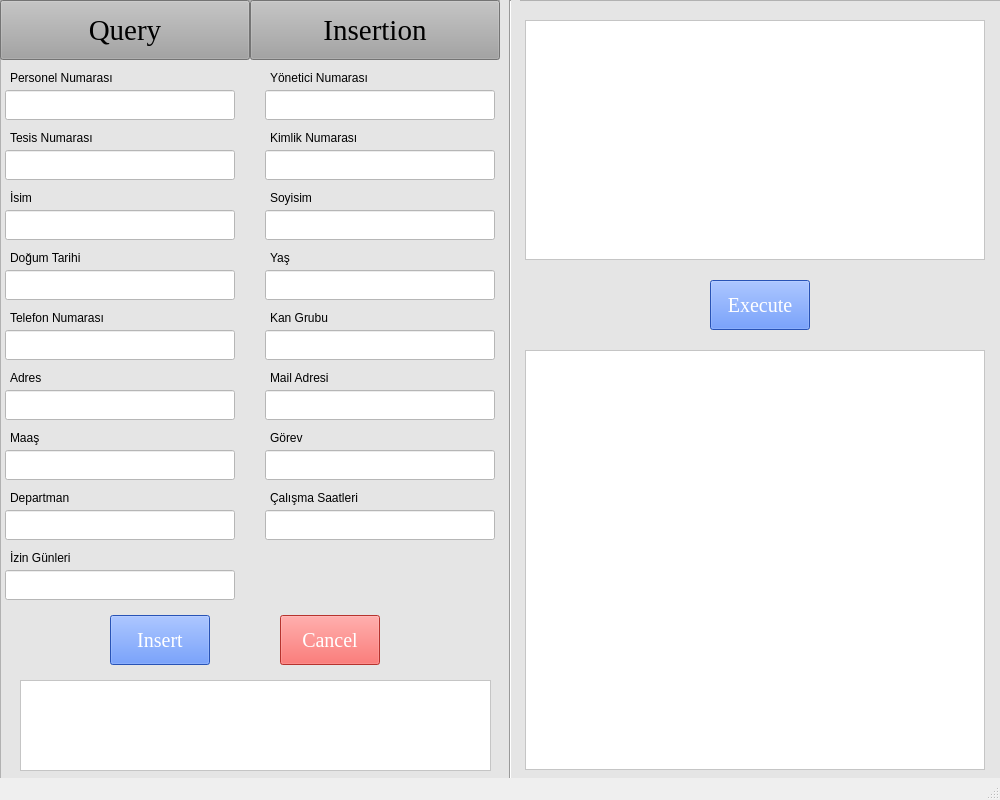
<?xml version="1.0" encoding="UTF-8"?>
<ui version="4.0">
 <class>MainWindow</class>
 <widget class="QMainWindow" name="MainWindow">
  <property name="geometry">
   <rect>
    <x>0</x>
    <y>0</y>
    <width>1000</width>
    <height>800</height>
   </rect>
  </property>
  <property name="windowTitle">
   <string>MainWindow</string>
  </property>
  <widget class="QWidget" name="centralwidget">
   <widget class="QFrame" name="frame_4">
    <property name="geometry">
     <rect>
      <x>0</x>
      <y>0</y>
      <width>1001</width>
      <height>800</height>
     </rect>
    </property>
    <property name="styleSheet">
     <string notr="true">background-color: rgb(229, 229, 229);</string>
    </property>
    <property name="frameShape">
     <enum>QFrame::StyledPanel</enum>
    </property>
    <property name="frameShadow">
     <enum>QFrame::Raised</enum>
    </property>
    <widget class="QPushButton" name="pushButton">
     <property name="geometry">
      <rect>
       <x>0</x>
       <y>0</y>
       <width>250</width>
       <height>60</height>
      </rect>
     </property>
     <property name="font">
      <font>
       <family>Times New Roman</family>
       <pointsize>22</pointsize>
      </font>
     </property>
     <property name="styleSheet">
      <string notr="true">background-color: rgb(163, 163, 163);</string>
     </property>
     <property name="text">
      <string>Query</string>
     </property>
    </widget>
    <widget class="QPushButton" name="pushButton_2">
     <property name="geometry">
      <rect>
       <x>250</x>
       <y>0</y>
       <width>250</width>
       <height>60</height>
      </rect>
     </property>
     <property name="font">
      <font>
       <family>Times New Roman</family>
       <pointsize>22</pointsize>
      </font>
     </property>
     <property name="styleSheet">
      <string notr="true">background-color: rgb(163, 163, 163);</string>
     </property>
     <property name="text">
      <string>Insertion</string>
     </property>
    </widget>
    <widget class="QTextEdit" name="textEdit">
     <property name="geometry">
      <rect>
       <x>525</x>
       <y>20</y>
       <width>460</width>
       <height>240</height>
      </rect>
     </property>
     <property name="styleSheet">
      <string notr="true">background-color: rgb(255, 255, 255);</string>
     </property>
    </widget>
    <widget class="QPushButton" name="pushButton_5">
     <property name="geometry">
      <rect>
       <x>710</x>
       <y>280</y>
       <width>100</width>
       <height>50</height>
      </rect>
     </property>
     <property name="palette">
      <palette>
       <active>
        <colorrole role="WindowText">
         <brush brushstyle="SolidPattern">
          <color alpha="255">
           <red>255</red>
           <green>255</green>
           <blue>255</blue>
          </color>
         </brush>
        </colorrole>
        <colorrole role="Button">
         <brush brushstyle="SolidPattern">
          <color alpha="255">
           <red>56</red>
           <green>116</green>
           <blue>255</blue>
          </color>
         </brush>
        </colorrole>
        <colorrole role="Light">
         <brush brushstyle="SolidPattern">
          <color alpha="255">
           <red>51</red>
           <green>133</green>
           <blue>255</blue>
          </color>
         </brush>
        </colorrole>
        <colorrole role="Text">
         <brush brushstyle="SolidPattern">
          <color alpha="255">
           <red>255</red>
           <green>255</green>
           <blue>255</blue>
          </color>
         </brush>
        </colorrole>
        <colorrole role="ButtonText">
         <brush brushstyle="SolidPattern">
          <color alpha="255">
           <red>255</red>
           <green>255</green>
           <blue>255</blue>
          </color>
         </brush>
        </colorrole>
        <colorrole role="Base">
         <brush brushstyle="SolidPattern">
          <color alpha="255">
           <red>56</red>
           <green>116</green>
           <blue>255</blue>
          </color>
         </brush>
        </colorrole>
        <colorrole role="Window">
         <brush brushstyle="SolidPattern">
          <color alpha="255">
           <red>56</red>
           <green>116</green>
           <blue>255</blue>
          </color>
         </brush>
        </colorrole>
       </active>
       <inactive>
        <colorrole role="WindowText">
         <brush brushstyle="SolidPattern">
          <color alpha="255">
           <red>255</red>
           <green>255</green>
           <blue>255</blue>
          </color>
         </brush>
        </colorrole>
        <colorrole role="Button">
         <brush brushstyle="SolidPattern">
          <color alpha="255">
           <red>56</red>
           <green>116</green>
           <blue>255</blue>
          </color>
         </brush>
        </colorrole>
        <colorrole role="Light">
         <brush brushstyle="SolidPattern">
          <color alpha="255">
           <red>51</red>
           <green>133</green>
           <blue>255</blue>
          </color>
         </brush>
        </colorrole>
        <colorrole role="Text">
         <brush brushstyle="SolidPattern">
          <color alpha="255">
           <red>255</red>
           <green>255</green>
           <blue>255</blue>
          </color>
         </brush>
        </colorrole>
        <colorrole role="ButtonText">
         <brush brushstyle="SolidPattern">
          <color alpha="255">
           <red>255</red>
           <green>255</green>
           <blue>255</blue>
          </color>
         </brush>
        </colorrole>
        <colorrole role="Base">
         <brush brushstyle="SolidPattern">
          <color alpha="255">
           <red>56</red>
           <green>116</green>
           <blue>255</blue>
          </color>
         </brush>
        </colorrole>
        <colorrole role="Window">
         <brush brushstyle="SolidPattern">
          <color alpha="255">
           <red>56</red>
           <green>116</green>
           <blue>255</blue>
          </color>
         </brush>
        </colorrole>
       </inactive>
       <disabled>
        <colorrole role="WindowText">
         <brush brushstyle="SolidPattern">
          <color alpha="255">
           <red>255</red>
           <green>255</green>
           <blue>255</blue>
          </color>
         </brush>
        </colorrole>
        <colorrole role="Button">
         <brush brushstyle="SolidPattern">
          <color alpha="255">
           <red>56</red>
           <green>116</green>
           <blue>255</blue>
          </color>
         </brush>
        </colorrole>
        <colorrole role="Light">
         <brush brushstyle="SolidPattern">
          <color alpha="255">
           <red>51</red>
           <green>133</green>
           <blue>255</blue>
          </color>
         </brush>
        </colorrole>
        <colorrole role="Text">
         <brush brushstyle="SolidPattern">
          <color alpha="255">
           <red>255</red>
           <green>255</green>
           <blue>255</blue>
          </color>
         </brush>
        </colorrole>
        <colorrole role="ButtonText">
         <brush brushstyle="SolidPattern">
          <color alpha="255">
           <red>255</red>
           <green>255</green>
           <blue>255</blue>
          </color>
         </brush>
        </colorrole>
        <colorrole role="Base">
         <brush brushstyle="SolidPattern">
          <color alpha="255">
           <red>56</red>
           <green>116</green>
           <blue>255</blue>
          </color>
         </brush>
        </colorrole>
        <colorrole role="Window">
         <brush brushstyle="SolidPattern">
          <color alpha="255">
           <red>56</red>
           <green>116</green>
           <blue>255</blue>
          </color>
         </brush>
        </colorrole>
       </disabled>
      </palette>
     </property>
     <property name="font">
      <font>
       <family>Times New Roman</family>
       <pointsize>15</pointsize>
      </font>
     </property>
     <property name="styleSheet">
      <string notr="true">background-color: rgb(56, 116, 255);
color: rgb(255, 255, 255);</string>
     </property>
     <property name="text">
      <string>Execute</string>
     </property>
    </widget>
    <widget class="QTextEdit" name="textEdit_2">
     <property name="geometry">
      <rect>
       <x>525</x>
       <y>350</y>
       <width>460</width>
       <height>420</height>
      </rect>
     </property>
     <property name="styleSheet">
      <string notr="true">background-color: rgb(255, 255, 255);</string>
     </property>
     <property name="readOnly">
      <bool>true</bool>
     </property>
    </widget>
    <widget class="Line" name="line_4">
     <property name="geometry">
      <rect>
       <x>500</x>
       <y>0</y>
       <width>20</width>
       <height>811</height>
      </rect>
     </property>
     <property name="orientation">
      <enum>Qt::Vertical</enum>
     </property>
    </widget>
    <widget class="QLineEdit" name="lineEdit">
     <property name="geometry">
      <rect>
       <x>5</x>
       <y>90</y>
       <width>230</width>
       <height>30</height>
      </rect>
     </property>
     <property name="styleSheet">
      <string notr="true">background-color: rgb(255, 255, 255);</string>
     </property>
     <property name="text">
      <string/>
     </property>
    </widget>
    <widget class="QLineEdit" name="lineEdit_2">
     <property name="geometry">
      <rect>
       <x>265</x>
       <y>90</y>
       <width>230</width>
       <height>30</height>
      </rect>
     </property>
     <property name="styleSheet">
      <string notr="true">background-color: rgb(255, 255, 255);</string>
     </property>
     <property name="text">
      <string/>
     </property>
    </widget>
    <widget class="QLineEdit" name="lineEdit_3">
     <property name="geometry">
      <rect>
       <x>5</x>
       <y>150</y>
       <width>230</width>
       <height>30</height>
      </rect>
     </property>
     <property name="styleSheet">
      <string notr="true">background-color: rgb(255, 255, 255);</string>
     </property>
     <property name="text">
      <string/>
     </property>
    </widget>
    <widget class="QLineEdit" name="lineEdit_5">
     <property name="geometry">
      <rect>
       <x>5</x>
       <y>210</y>
       <width>230</width>
       <height>30</height>
      </rect>
     </property>
     <property name="styleSheet">
      <string notr="true">background-color: rgb(255, 255, 255);</string>
     </property>
     <property name="text">
      <string/>
     </property>
    </widget>
    <widget class="QLineEdit" name="lineEdit_7">
     <property name="geometry">
      <rect>
       <x>5</x>
       <y>270</y>
       <width>230</width>
       <height>30</height>
      </rect>
     </property>
     <property name="styleSheet">
      <string notr="true">background-color: rgb(255, 255, 255);</string>
     </property>
     <property name="text">
      <string/>
     </property>
    </widget>
    <widget class="QLineEdit" name="lineEdit_9">
     <property name="geometry">
      <rect>
       <x>5</x>
       <y>330</y>
       <width>230</width>
       <height>30</height>
      </rect>
     </property>
     <property name="styleSheet">
      <string notr="true">background-color: rgb(255, 255, 255);</string>
     </property>
     <property name="text">
      <string/>
     </property>
    </widget>
    <widget class="QLineEdit" name="lineEdit_11">
     <property name="geometry">
      <rect>
       <x>5</x>
       <y>390</y>
       <width>230</width>
       <height>30</height>
      </rect>
     </property>
     <property name="styleSheet">
      <string notr="true">background-color: rgb(255, 255, 255);</string>
     </property>
     <property name="text">
      <string/>
     </property>
    </widget>
    <widget class="QLineEdit" name="lineEdit_4">
     <property name="geometry">
      <rect>
       <x>265</x>
       <y>150</y>
       <width>230</width>
       <height>30</height>
      </rect>
     </property>
     <property name="styleSheet">
      <string notr="true">background-color: rgb(255, 255, 255);</string>
     </property>
     <property name="text">
      <string/>
     </property>
    </widget>
    <widget class="QLineEdit" name="lineEdit_6">
     <property name="geometry">
      <rect>
       <x>265</x>
       <y>210</y>
       <width>230</width>
       <height>30</height>
      </rect>
     </property>
     <property name="styleSheet">
      <string notr="true">background-color: rgb(255, 255, 255);</string>
     </property>
     <property name="text">
      <string/>
     </property>
    </widget>
    <widget class="QLineEdit" name="lineEdit_8">
     <property name="geometry">
      <rect>
       <x>265</x>
       <y>270</y>
       <width>230</width>
       <height>30</height>
      </rect>
     </property>
     <property name="styleSheet">
      <string notr="true">background-color: rgb(255, 255, 255);</string>
     </property>
     <property name="text">
      <string/>
     </property>
    </widget>
    <widget class="QLineEdit" name="lineEdit_10">
     <property name="geometry">
      <rect>
       <x>265</x>
       <y>330</y>
       <width>230</width>
       <height>30</height>
      </rect>
     </property>
     <property name="styleSheet">
      <string notr="true">background-color: rgb(255, 255, 255);</string>
     </property>
     <property name="text">
      <string/>
     </property>
    </widget>
    <widget class="QLineEdit" name="lineEdit_12">
     <property name="geometry">
      <rect>
       <x>265</x>
       <y>390</y>
       <width>230</width>
       <height>30</height>
      </rect>
     </property>
     <property name="styleSheet">
      <string notr="true">background-color: rgb(255, 255, 255);</string>
     </property>
     <property name="text">
      <string/>
     </property>
    </widget>
    <widget class="QLabel" name="label_13">
     <property name="geometry">
      <rect>
       <x>10</x>
       <y>70</y>
       <width>111</width>
       <height>16</height>
      </rect>
     </property>
     <property name="text">
      <string>Personel Numarası</string>
     </property>
    </widget>
    <widget class="QLabel" name="label_14">
     <property name="geometry">
      <rect>
       <x>270</x>
       <y>70</y>
       <width>111</width>
       <height>16</height>
      </rect>
     </property>
     <property name="text">
      <string>Yönetici Numarası</string>
     </property>
    </widget>
    <widget class="QLabel" name="label_15">
     <property name="geometry">
      <rect>
       <x>10</x>
       <y>130</y>
       <width>111</width>
       <height>16</height>
      </rect>
     </property>
     <property name="text">
      <string>Tesis Numarası</string>
     </property>
    </widget>
    <widget class="QLabel" name="label_16">
     <property name="geometry">
      <rect>
       <x>270</x>
       <y>130</y>
       <width>111</width>
       <height>16</height>
      </rect>
     </property>
     <property name="text">
      <string>Kimlik Numarası</string>
     </property>
    </widget>
    <widget class="QLabel" name="label_17">
     <property name="geometry">
      <rect>
       <x>10</x>
       <y>190</y>
       <width>111</width>
       <height>16</height>
      </rect>
     </property>
     <property name="text">
      <string>İsim</string>
     </property>
    </widget>
    <widget class="QLabel" name="label_18">
     <property name="geometry">
      <rect>
       <x>270</x>
       <y>190</y>
       <width>111</width>
       <height>16</height>
      </rect>
     </property>
     <property name="text">
      <string>Soyisim</string>
     </property>
    </widget>
    <widget class="QLabel" name="label_19">
     <property name="geometry">
      <rect>
       <x>10</x>
       <y>250</y>
       <width>111</width>
       <height>16</height>
      </rect>
     </property>
     <property name="text">
      <string>Doğum Tarihi</string>
     </property>
    </widget>
    <widget class="QLabel" name="label_20">
     <property name="geometry">
      <rect>
       <x>270</x>
       <y>250</y>
       <width>111</width>
       <height>16</height>
      </rect>
     </property>
     <property name="text">
      <string>Yaş</string>
     </property>
    </widget>
    <widget class="QLabel" name="label_21">
     <property name="geometry">
      <rect>
       <x>10</x>
       <y>310</y>
       <width>111</width>
       <height>16</height>
      </rect>
     </property>
     <property name="text">
      <string>Telefon Numarası</string>
     </property>
    </widget>
    <widget class="QLabel" name="label_22">
     <property name="geometry">
      <rect>
       <x>270</x>
       <y>310</y>
       <width>111</width>
       <height>16</height>
      </rect>
     </property>
     <property name="text">
      <string>Kan Grubu</string>
     </property>
    </widget>
    <widget class="QLabel" name="label_23">
     <property name="geometry">
      <rect>
       <x>10</x>
       <y>370</y>
       <width>111</width>
       <height>16</height>
      </rect>
     </property>
     <property name="text">
      <string>Adres</string>
     </property>
    </widget>
    <widget class="QLabel" name="label_24">
     <property name="geometry">
      <rect>
       <x>270</x>
       <y>370</y>
       <width>111</width>
       <height>16</height>
      </rect>
     </property>
     <property name="text">
      <string>Mail Adresi</string>
     </property>
    </widget>
    <widget class="QPushButton" name="pushButton_3">
     <property name="geometry">
      <rect>
       <x>110</x>
       <y>615</y>
       <width>100</width>
       <height>50</height>
      </rect>
     </property>
     <property name="palette">
      <palette>
       <active>
        <colorrole role="WindowText">
         <brush brushstyle="SolidPattern">
          <color alpha="255">
           <red>255</red>
           <green>255</green>
           <blue>255</blue>
          </color>
         </brush>
        </colorrole>
        <colorrole role="Button">
         <brush brushstyle="SolidPattern">
          <color alpha="255">
           <red>56</red>
           <green>116</green>
           <blue>255</blue>
          </color>
         </brush>
        </colorrole>
        <colorrole role="Light">
         <brush brushstyle="SolidPattern">
          <color alpha="255">
           <red>51</red>
           <green>133</green>
           <blue>255</blue>
          </color>
         </brush>
        </colorrole>
        <colorrole role="Text">
         <brush brushstyle="SolidPattern">
          <color alpha="255">
           <red>255</red>
           <green>255</green>
           <blue>255</blue>
          </color>
         </brush>
        </colorrole>
        <colorrole role="ButtonText">
         <brush brushstyle="SolidPattern">
          <color alpha="255">
           <red>255</red>
           <green>255</green>
           <blue>255</blue>
          </color>
         </brush>
        </colorrole>
        <colorrole role="Base">
         <brush brushstyle="SolidPattern">
          <color alpha="255">
           <red>56</red>
           <green>116</green>
           <blue>255</blue>
          </color>
         </brush>
        </colorrole>
        <colorrole role="Window">
         <brush brushstyle="SolidPattern">
          <color alpha="255">
           <red>56</red>
           <green>116</green>
           <blue>255</blue>
          </color>
         </brush>
        </colorrole>
       </active>
       <inactive>
        <colorrole role="WindowText">
         <brush brushstyle="SolidPattern">
          <color alpha="255">
           <red>255</red>
           <green>255</green>
           <blue>255</blue>
          </color>
         </brush>
        </colorrole>
        <colorrole role="Button">
         <brush brushstyle="SolidPattern">
          <color alpha="255">
           <red>56</red>
           <green>116</green>
           <blue>255</blue>
          </color>
         </brush>
        </colorrole>
        <colorrole role="Light">
         <brush brushstyle="SolidPattern">
          <color alpha="255">
           <red>51</red>
           <green>133</green>
           <blue>255</blue>
          </color>
         </brush>
        </colorrole>
        <colorrole role="Text">
         <brush brushstyle="SolidPattern">
          <color alpha="255">
           <red>255</red>
           <green>255</green>
           <blue>255</blue>
          </color>
         </brush>
        </colorrole>
        <colorrole role="ButtonText">
         <brush brushstyle="SolidPattern">
          <color alpha="255">
           <red>255</red>
           <green>255</green>
           <blue>255</blue>
          </color>
         </brush>
        </colorrole>
        <colorrole role="Base">
         <brush brushstyle="SolidPattern">
          <color alpha="255">
           <red>56</red>
           <green>116</green>
           <blue>255</blue>
          </color>
         </brush>
        </colorrole>
        <colorrole role="Window">
         <brush brushstyle="SolidPattern">
          <color alpha="255">
           <red>56</red>
           <green>116</green>
           <blue>255</blue>
          </color>
         </brush>
        </colorrole>
       </inactive>
       <disabled>
        <colorrole role="WindowText">
         <brush brushstyle="SolidPattern">
          <color alpha="255">
           <red>255</red>
           <green>255</green>
           <blue>255</blue>
          </color>
         </brush>
        </colorrole>
        <colorrole role="Button">
         <brush brushstyle="SolidPattern">
          <color alpha="255">
           <red>56</red>
           <green>116</green>
           <blue>255</blue>
          </color>
         </brush>
        </colorrole>
        <colorrole role="Light">
         <brush brushstyle="SolidPattern">
          <color alpha="255">
           <red>51</red>
           <green>133</green>
           <blue>255</blue>
          </color>
         </brush>
        </colorrole>
        <colorrole role="Text">
         <brush brushstyle="SolidPattern">
          <color alpha="255">
           <red>255</red>
           <green>255</green>
           <blue>255</blue>
          </color>
         </brush>
        </colorrole>
        <colorrole role="ButtonText">
         <brush brushstyle="SolidPattern">
          <color alpha="255">
           <red>255</red>
           <green>255</green>
           <blue>255</blue>
          </color>
         </brush>
        </colorrole>
        <colorrole role="Base">
         <brush brushstyle="SolidPattern">
          <color alpha="255">
           <red>56</red>
           <green>116</green>
           <blue>255</blue>
          </color>
         </brush>
        </colorrole>
        <colorrole role="Window">
         <brush brushstyle="SolidPattern">
          <color alpha="255">
           <red>56</red>
           <green>116</green>
           <blue>255</blue>
          </color>
         </brush>
        </colorrole>
       </disabled>
      </palette>
     </property>
     <property name="font">
      <font>
       <family>Times New Roman</family>
       <pointsize>15</pointsize>
      </font>
     </property>
     <property name="styleSheet">
      <string notr="true">background-color: rgb(56, 116, 255);
color: rgb(255, 255, 255);</string>
     </property>
     <property name="text">
      <string>Insert</string>
     </property>
    </widget>
    <widget class="QPushButton" name="pushButton_4">
     <property name="geometry">
      <rect>
       <x>280</x>
       <y>615</y>
       <width>100</width>
       <height>50</height>
      </rect>
     </property>
     <property name="palette">
      <palette>
       <active>
        <colorrole role="WindowText">
         <brush brushstyle="SolidPattern">
          <color alpha="255">
           <red>255</red>
           <green>255</green>
           <blue>255</blue>
          </color>
         </brush>
        </colorrole>
        <colorrole role="Button">
         <brush brushstyle="SolidPattern">
          <color alpha="255">
           <red>255</red>
           <green>71</green>
           <blue>65</blue>
          </color>
         </brush>
        </colorrole>
        <colorrole role="Light">
         <brush brushstyle="SolidPattern">
          <color alpha="255">
           <red>51</red>
           <green>133</green>
           <blue>255</blue>
          </color>
         </brush>
        </colorrole>
        <colorrole role="Text">
         <brush brushstyle="SolidPattern">
          <color alpha="255">
           <red>255</red>
           <green>255</green>
           <blue>255</blue>
          </color>
         </brush>
        </colorrole>
        <colorrole role="ButtonText">
         <brush brushstyle="SolidPattern">
          <color alpha="255">
           <red>255</red>
           <green>255</green>
           <blue>255</blue>
          </color>
         </brush>
        </colorrole>
        <colorrole role="Base">
         <brush brushstyle="SolidPattern">
          <color alpha="255">
           <red>255</red>
           <green>71</green>
           <blue>65</blue>
          </color>
         </brush>
        </colorrole>
        <colorrole role="Window">
         <brush brushstyle="SolidPattern">
          <color alpha="255">
           <red>255</red>
           <green>71</green>
           <blue>65</blue>
          </color>
         </brush>
        </colorrole>
       </active>
       <inactive>
        <colorrole role="WindowText">
         <brush brushstyle="SolidPattern">
          <color alpha="255">
           <red>255</red>
           <green>255</green>
           <blue>255</blue>
          </color>
         </brush>
        </colorrole>
        <colorrole role="Button">
         <brush brushstyle="SolidPattern">
          <color alpha="255">
           <red>255</red>
           <green>71</green>
           <blue>65</blue>
          </color>
         </brush>
        </colorrole>
        <colorrole role="Light">
         <brush brushstyle="SolidPattern">
          <color alpha="255">
           <red>51</red>
           <green>133</green>
           <blue>255</blue>
          </color>
         </brush>
        </colorrole>
        <colorrole role="Text">
         <brush brushstyle="SolidPattern">
          <color alpha="255">
           <red>255</red>
           <green>255</green>
           <blue>255</blue>
          </color>
         </brush>
        </colorrole>
        <colorrole role="ButtonText">
         <brush brushstyle="SolidPattern">
          <color alpha="255">
           <red>255</red>
           <green>255</green>
           <blue>255</blue>
          </color>
         </brush>
        </colorrole>
        <colorrole role="Base">
         <brush brushstyle="SolidPattern">
          <color alpha="255">
           <red>255</red>
           <green>71</green>
           <blue>65</blue>
          </color>
         </brush>
        </colorrole>
        <colorrole role="Window">
         <brush brushstyle="SolidPattern">
          <color alpha="255">
           <red>255</red>
           <green>71</green>
           <blue>65</blue>
          </color>
         </brush>
        </colorrole>
       </inactive>
       <disabled>
        <colorrole role="WindowText">
         <brush brushstyle="SolidPattern">
          <color alpha="255">
           <red>255</red>
           <green>255</green>
           <blue>255</blue>
          </color>
         </brush>
        </colorrole>
        <colorrole role="Button">
         <brush brushstyle="SolidPattern">
          <color alpha="255">
           <red>255</red>
           <green>71</green>
           <blue>65</blue>
          </color>
         </brush>
        </colorrole>
        <colorrole role="Light">
         <brush brushstyle="SolidPattern">
          <color alpha="255">
           <red>51</red>
           <green>133</green>
           <blue>255</blue>
          </color>
         </brush>
        </colorrole>
        <colorrole role="Text">
         <brush brushstyle="SolidPattern">
          <color alpha="255">
           <red>255</red>
           <green>255</green>
           <blue>255</blue>
          </color>
         </brush>
        </colorrole>
        <colorrole role="ButtonText">
         <brush brushstyle="SolidPattern">
          <color alpha="255">
           <red>255</red>
           <green>255</green>
           <blue>255</blue>
          </color>
         </brush>
        </colorrole>
        <colorrole role="Base">
         <brush brushstyle="SolidPattern">
          <color alpha="255">
           <red>255</red>
           <green>71</green>
           <blue>65</blue>
          </color>
         </brush>
        </colorrole>
        <colorrole role="Window">
         <brush brushstyle="SolidPattern">
          <color alpha="255">
           <red>255</red>
           <green>71</green>
           <blue>65</blue>
          </color>
         </brush>
        </colorrole>
       </disabled>
      </palette>
     </property>
     <property name="font">
      <font>
       <family>Times New Roman</family>
       <pointsize>15</pointsize>
      </font>
     </property>
     <property name="styleSheet">
      <string notr="true">color: rgb(255, 255, 255);
background-color: rgb(255, 71, 65);</string>
     </property>
     <property name="text">
      <string>Cancel</string>
     </property>
    </widget>
    <widget class="QTextEdit" name="textEdit_3">
     <property name="geometry">
      <rect>
       <x>20</x>
       <y>680</y>
       <width>471</width>
       <height>91</height>
      </rect>
     </property>
     <property name="styleSheet">
      <string notr="true">background-color: rgb(255, 255, 255);</string>
     </property>
     <property name="readOnly">
      <bool>true</bool>
     </property>
    </widget>
    <widget class="QLineEdit" name="lineEdit_13">
     <property name="geometry">
      <rect>
       <x>5</x>
       <y>450</y>
       <width>230</width>
       <height>30</height>
      </rect>
     </property>
     <property name="styleSheet">
      <string notr="true">background-color: rgb(255, 255, 255);</string>
     </property>
     <property name="text">
      <string/>
     </property>
    </widget>
    <widget class="QLabel" name="label_25">
     <property name="geometry">
      <rect>
       <x>10</x>
       <y>430</y>
       <width>111</width>
       <height>16</height>
      </rect>
     </property>
     <property name="text">
      <string>Maaş</string>
     </property>
    </widget>
    <widget class="QLineEdit" name="lineEdit_14">
     <property name="geometry">
      <rect>
       <x>265</x>
       <y>450</y>
       <width>230</width>
       <height>30</height>
      </rect>
     </property>
     <property name="styleSheet">
      <string notr="true">background-color: rgb(255, 255, 255);</string>
     </property>
     <property name="text">
      <string/>
     </property>
    </widget>
    <widget class="QLabel" name="label_26">
     <property name="geometry">
      <rect>
       <x>270</x>
       <y>430</y>
       <width>111</width>
       <height>16</height>
      </rect>
     </property>
     <property name="text">
      <string>Görev</string>
     </property>
    </widget>
    <widget class="QLineEdit" name="lineEdit_15">
     <property name="geometry">
      <rect>
       <x>5</x>
       <y>510</y>
       <width>230</width>
       <height>30</height>
      </rect>
     </property>
     <property name="styleSheet">
      <string notr="true">background-color: rgb(255, 255, 255);</string>
     </property>
     <property name="text">
      <string/>
     </property>
    </widget>
    <widget class="QLabel" name="label_27">
     <property name="geometry">
      <rect>
       <x>10</x>
       <y>490</y>
       <width>111</width>
       <height>16</height>
      </rect>
     </property>
     <property name="text">
      <string>Departman</string>
     </property>
    </widget>
    <widget class="QLineEdit" name="lineEdit_16">
     <property name="geometry">
      <rect>
       <x>265</x>
       <y>510</y>
       <width>230</width>
       <height>30</height>
      </rect>
     </property>
     <property name="styleSheet">
      <string notr="true">background-color: rgb(255, 255, 255);</string>
     </property>
     <property name="text">
      <string/>
     </property>
    </widget>
    <widget class="QLabel" name="label_28">
     <property name="geometry">
      <rect>
       <x>270</x>
       <y>490</y>
       <width>111</width>
       <height>16</height>
      </rect>
     </property>
     <property name="text">
      <string>Çalışma Saatleri</string>
     </property>
    </widget>
    <widget class="QLineEdit" name="lineEdit_17">
     <property name="geometry">
      <rect>
       <x>5</x>
       <y>570</y>
       <width>230</width>
       <height>30</height>
      </rect>
     </property>
     <property name="styleSheet">
      <string notr="true">background-color: rgb(255, 255, 255);</string>
     </property>
     <property name="text">
      <string/>
     </property>
    </widget>
    <widget class="QLabel" name="label_29">
     <property name="geometry">
      <rect>
       <x>10</x>
       <y>550</y>
       <width>111</width>
       <height>16</height>
      </rect>
     </property>
     <property name="text">
      <string>İzin Günleri</string>
     </property>
    </widget>
   </widget>
  </widget>
  <widget class="QStatusBar" name="statusbar"/>
 </widget>
 <resources/>
 <connections/>
</ui>
